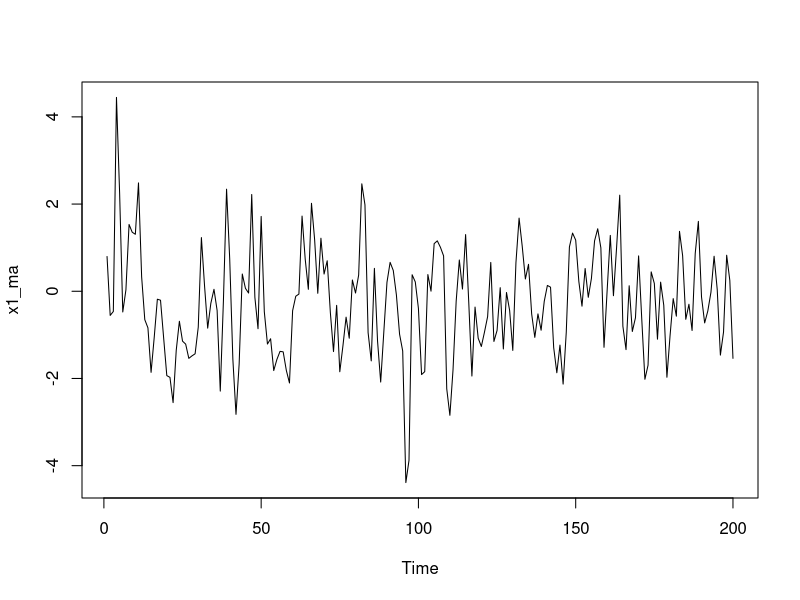
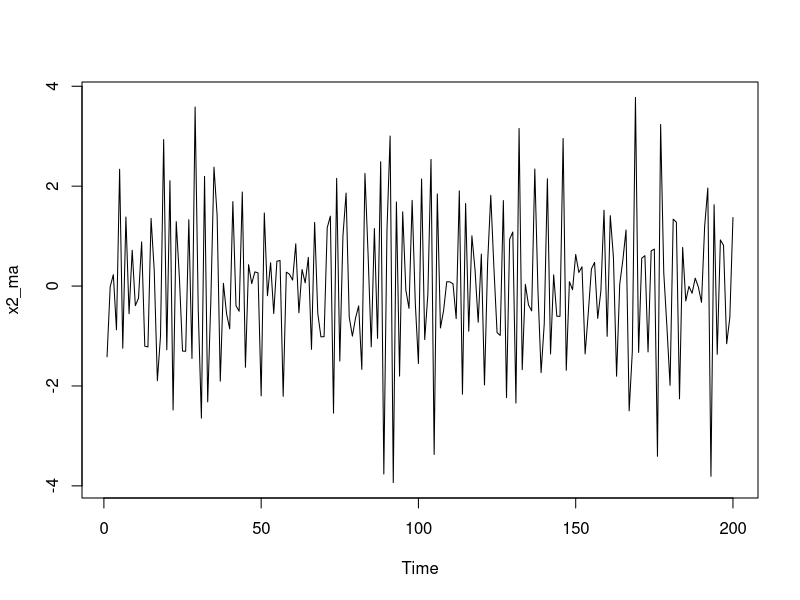
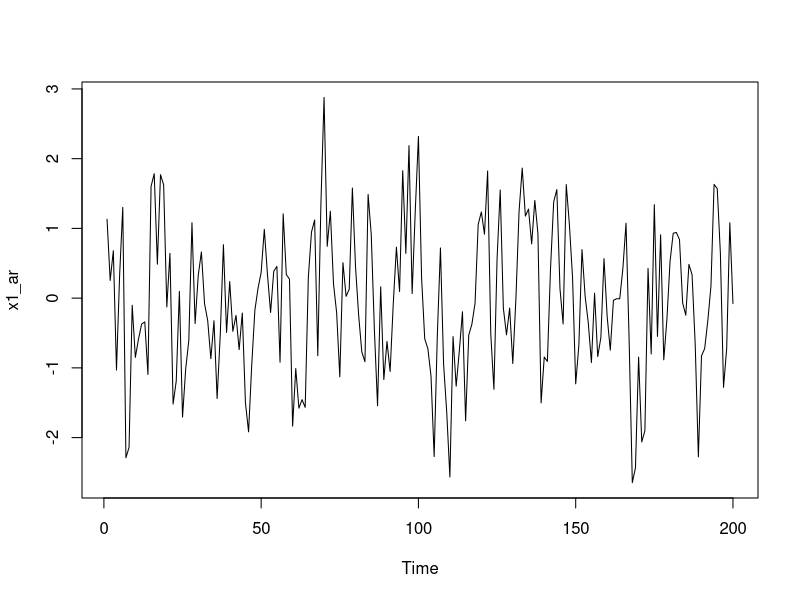
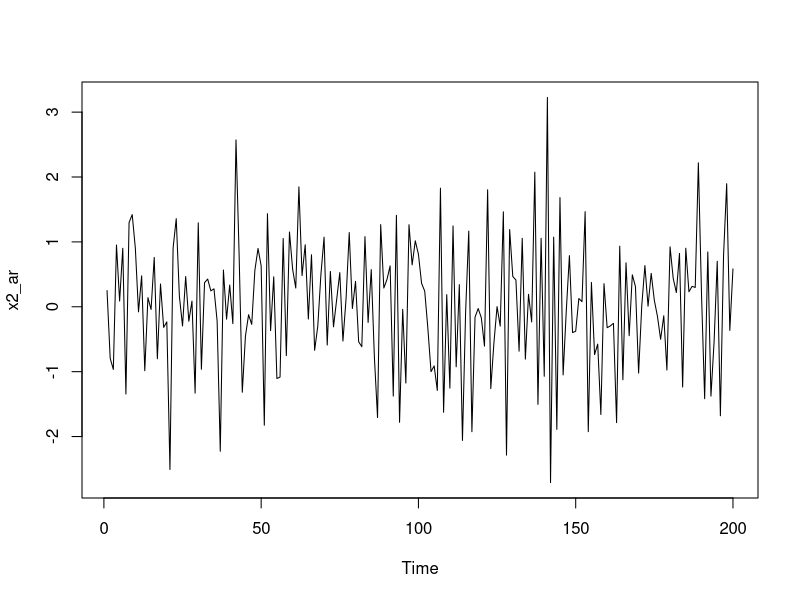
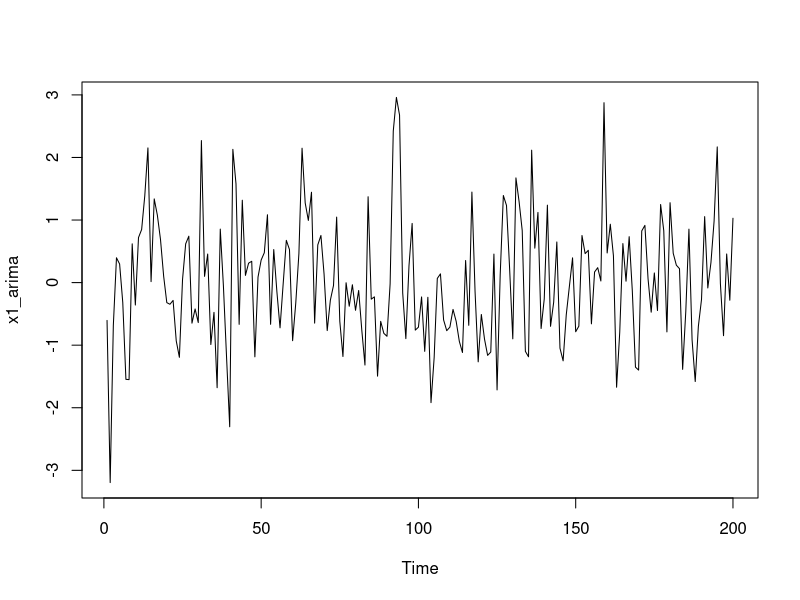
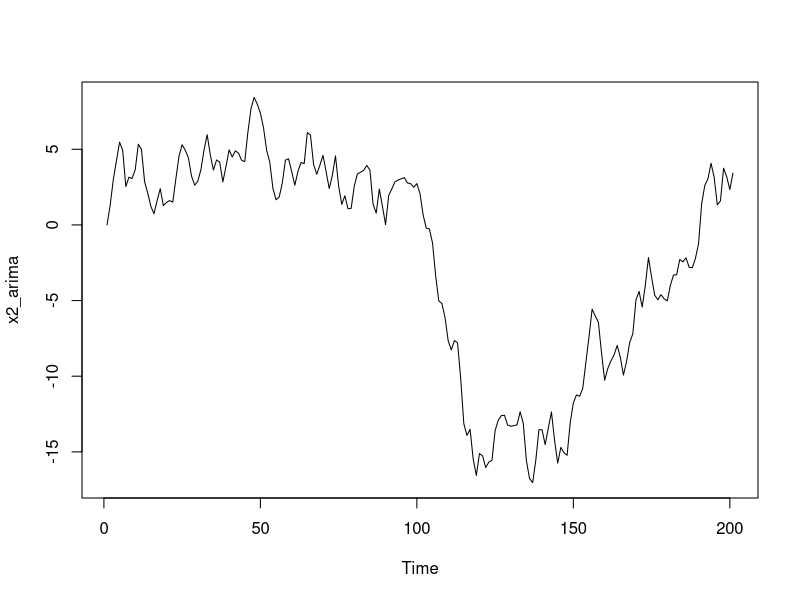
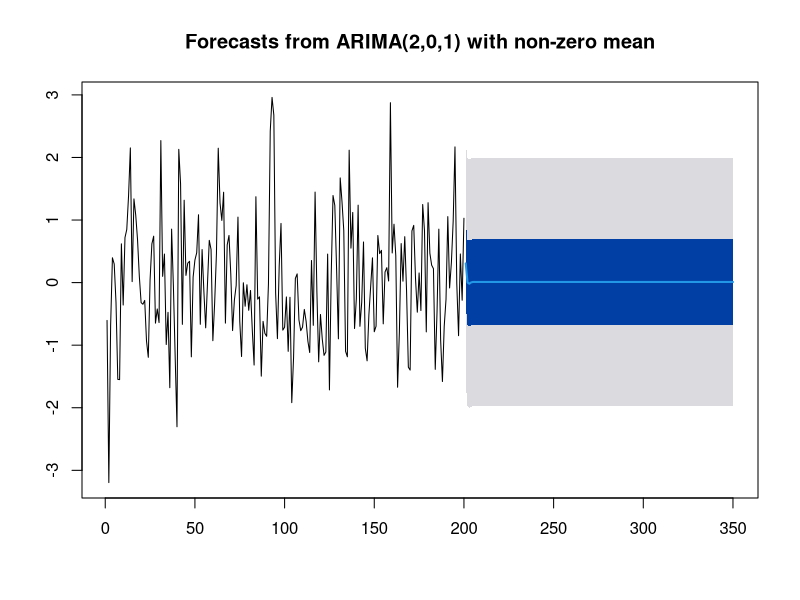
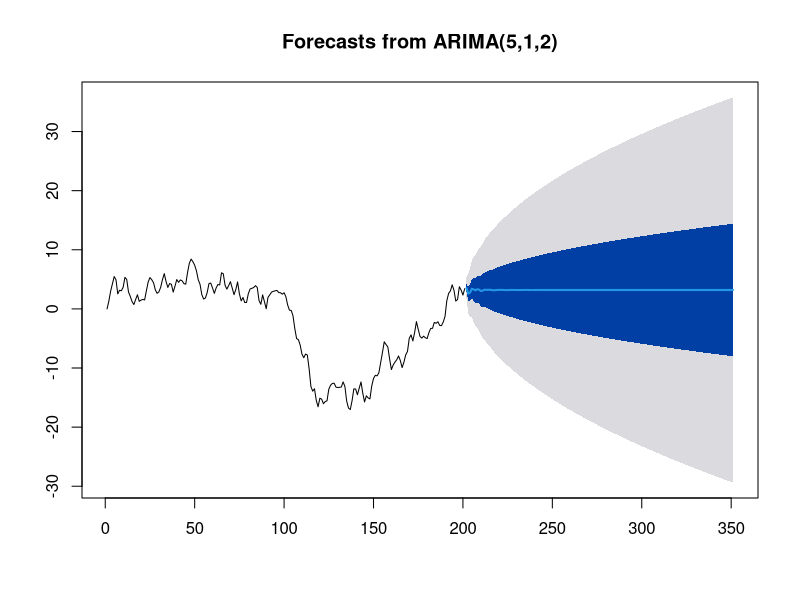

Reproduce these figures in R, in order.
## ---- chunk 1
library(forecast)
## ---- chunk 2
x1_ma<-arima.sim(n=200,list(ma=1)) 
plot(x1_ma)
x2_ma<-arima.sim(n=200,list(ma=-1))
plot(x2_ma)
## ---- chunk 3
x1_ar<-arima.sim(n=200,list(ar=0.5))
plot(x1_ar)
x2_ar<-arima.sim(n=200,list(ar=-0.5))
plot(x2_ar)

## ---- chunk 4
x1_arima<-arima.sim(n=200,list(order=c(2,0,1),ar=c(0.2,-0.1),ma=0.1))
plot(x1_arima)
x2_arima<-arima.sim(n=200,list(order=c(1,1,2),ar=0.3,ma=c(0.3,-0.4)))
plot(x2_arima) 
## ---- chunk 5
auto.arima(x1_arima,max.p=2,max.q=2,stepwise=T,trace=T)
## ---- chunk 6
x1_forecast<-Arima(x1_arima,order=c(2,0,1))
x2_forecast<-Arima(x2_arima,order=c(5,1,2))
plot(forecast(x1_forecast,level=c(50,95),h=150))
plot(forecast(x2_forecast,level=c(50,95),h=150))
## ---- chunk 7
xt.arima1<-auto.arima(x1_arima,trace=T,stepwise=T,seasonal=T)
plot(forecast(xt.arima1,range=c(50,95),h=150))
xt.arima2<-auto.arima(x2_arima,trace=T,stepwise=T,seasonal=T)
plot(forecast(xt.arima2,range=c(50,95),h=150))
## ---- chunk 8
y1<-rep(c(3,5,12,4),20)
y2<-20+20*sin(seq(from=-0.5*pi,to=0,length.out=80))
y<-y1+y2+rnorm(mean=0,sd=3,n=80)
yt<-ts(as.numeric(y),frequency=4)
plot(yt)
## ---- chunk 9
yt.arima<-auto.arima(yt,trace=T,stepwise=T,seasonal=T)
plot(forecast(yt.arima,range=c(50,95),h=150))
## ---- chunk 10
yt.arima<-auto.arima(yt,trace=T,stepwise=T,seasonal=F)
plot(forecast(yt.arima,range=c(50,95),h=150))
## ---- chunk 11
yt.arima_noI<-Arima(yt,order=c(5,1,1))
plot(forecast(yt.arima_noI,range=c(50,95),h=150))
## ---- chunk 12
tsdisplay(x1_arima)
tsdisplay(x2_arima)
